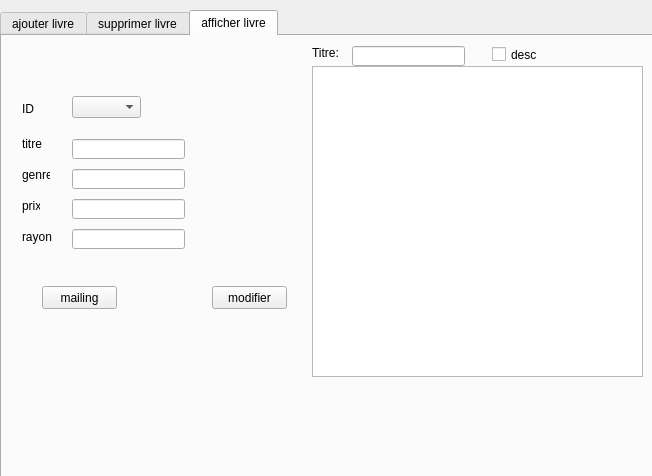
<?xml version="1.0" encoding="UTF-8"?>
<ui version="4.0">
 <class>gestion_livre</class>
 <widget class="QDialog" name="gestion_livre">
  <property name="geometry">
   <rect>
    <x>0</x>
    <y>0</y>
    <width>652</width>
    <height>476</height>
   </rect>
  </property>
  <property name="windowTitle">
   <string>Dialog</string>
  </property>
  <widget class="QTabWidget" name="tabWidget">
   <property name="geometry">
    <rect>
     <x>0</x>
     <y>10</y>
     <width>700</width>
     <height>500</height>
    </rect>
   </property>
   <property name="currentIndex">
    <number>2</number>
   </property>
   <widget class="QWidget" name="tab">
    <attribute name="title">
     <string>ajouter livre</string>
    </attribute>
    <widget class="QLabel" name="label">
     <property name="geometry">
      <rect>
       <x>50</x>
       <y>70</y>
       <width>16</width>
       <height>16</height>
      </rect>
     </property>
     <property name="styleSheet">
      <string notr="true">font: 75 10pt &quot;MS Shell Dlg 2&quot;;
font: 75 8pt &quot;MS Shell Dlg 2&quot;;</string>
     </property>
     <property name="text">
      <string>ID</string>
     </property>
    </widget>
    <widget class="QLabel" name="label_2">
     <property name="geometry">
      <rect>
       <x>50</x>
       <y>107</y>
       <width>20</width>
       <height>16</height>
      </rect>
     </property>
     <property name="text">
      <string>titre</string>
     </property>
    </widget>
    <widget class="QLabel" name="label_3">
     <property name="geometry">
      <rect>
       <x>50</x>
       <y>138</y>
       <width>28</width>
       <height>16</height>
      </rect>
     </property>
     <property name="text">
      <string>genre</string>
     </property>
    </widget>
    <widget class="QLabel" name="label_4">
     <property name="geometry">
      <rect>
       <x>50</x>
       <y>169</y>
       <width>18</width>
       <height>16</height>
      </rect>
     </property>
     <property name="text">
      <string>prix</string>
     </property>
    </widget>
    <widget class="QLabel" name="label_5">
     <property name="geometry">
      <rect>
       <x>50</x>
       <y>200</y>
       <width>32</width>
       <height>16</height>
      </rect>
     </property>
     <property name="text">
      <string>rayon</string>
     </property>
    </widget>
    <widget class="QLineEdit" name="lineEdit_id">
     <property name="geometry">
      <rect>
       <x>100</x>
       <y>70</y>
       <width>113</width>
       <height>20</height>
      </rect>
     </property>
    </widget>
    <widget class="QLineEdit" name="lineEdit_titre">
     <property name="geometry">
      <rect>
       <x>100</x>
       <y>110</y>
       <width>113</width>
       <height>20</height>
      </rect>
     </property>
    </widget>
    <widget class="QLineEdit" name="lineEdit_genre">
     <property name="geometry">
      <rect>
       <x>100</x>
       <y>140</y>
       <width>113</width>
       <height>20</height>
      </rect>
     </property>
    </widget>
    <widget class="QLineEdit" name="lineEdit_prix">
     <property name="geometry">
      <rect>
       <x>100</x>
       <y>170</y>
       <width>113</width>
       <height>20</height>
      </rect>
     </property>
    </widget>
    <widget class="QLineEdit" name="lineEdit_rayon">
     <property name="geometry">
      <rect>
       <x>100</x>
       <y>200</y>
       <width>113</width>
       <height>20</height>
      </rect>
     </property>
    </widget>
    <widget class="QPushButton" name="ajouter_pushButton">
     <property name="geometry">
      <rect>
       <x>240</x>
       <y>280</y>
       <width>75</width>
       <height>23</height>
      </rect>
     </property>
     <property name="text">
      <string>ajouter</string>
     </property>
    </widget>
   </widget>
   <widget class="QWidget" name="tab_4">
    <attribute name="title">
     <string>supprimer livre</string>
    </attribute>
    <widget class="QLineEdit" name="lineEdit_7">
     <property name="geometry">
      <rect>
       <x>80</x>
       <y>70</y>
       <width>113</width>
       <height>20</height>
      </rect>
     </property>
    </widget>
    <widget class="QPushButton" name="supprimer_pushButton">
     <property name="geometry">
      <rect>
       <x>240</x>
       <y>260</y>
       <width>75</width>
       <height>23</height>
      </rect>
     </property>
     <property name="text">
      <string>supprimer</string>
     </property>
    </widget>
    <widget class="QLabel" name="label_7">
     <property name="geometry">
      <rect>
       <x>50</x>
       <y>70</y>
       <width>32</width>
       <height>25</height>
      </rect>
     </property>
     <property name="text">
      <string>ID</string>
     </property>
    </widget>
   </widget>
   <widget class="QWidget" name="tab_3">
    <attribute name="title">
     <string>afficher livre</string>
    </attribute>
    <widget class="QTableView" name="tablivre">
     <property name="geometry">
      <rect>
       <x>310</x>
       <y>30</y>
       <width>331</width>
       <height>311</height>
      </rect>
     </property>
    </widget>
    <widget class="QLabel" name="label_6">
     <property name="geometry">
      <rect>
       <x>20</x>
       <y>60</y>
       <width>32</width>
       <height>25</height>
      </rect>
     </property>
     <property name="text">
      <string>ID</string>
     </property>
    </widget>
    <widget class="QPushButton" name="modifier_pushButton">
     <property name="geometry">
      <rect>
       <x>210</x>
       <y>250</y>
       <width>75</width>
       <height>23</height>
      </rect>
     </property>
     <property name="text">
      <string>modifier</string>
     </property>
    </widget>
    <widget class="QComboBox" name="comboBox_L">
     <property name="geometry">
      <rect>
       <x>70</x>
       <y>60</y>
       <width>69</width>
       <height>22</height>
      </rect>
     </property>
    </widget>
    <widget class="QLineEdit" name="lineEdit_rayon_2">
     <property name="geometry">
      <rect>
       <x>70</x>
       <y>193</y>
       <width>113</width>
       <height>20</height>
      </rect>
     </property>
    </widget>
    <widget class="QLineEdit" name="lineEdit_genre_2">
     <property name="geometry">
      <rect>
       <x>70</x>
       <y>133</y>
       <width>113</width>
       <height>20</height>
      </rect>
     </property>
    </widget>
    <widget class="QLabel" name="label_8">
     <property name="geometry">
      <rect>
       <x>20</x>
       <y>162</y>
       <width>18</width>
       <height>16</height>
      </rect>
     </property>
     <property name="text">
      <string>prix</string>
     </property>
    </widget>
    <widget class="QLabel" name="label_9">
     <property name="geometry">
      <rect>
       <x>20</x>
       <y>131</y>
       <width>28</width>
       <height>16</height>
      </rect>
     </property>
     <property name="text">
      <string>genre</string>
     </property>
    </widget>
    <widget class="QLabel" name="label_10">
     <property name="geometry">
      <rect>
       <x>20</x>
       <y>100</y>
       <width>20</width>
       <height>16</height>
      </rect>
     </property>
     <property name="text">
      <string>titre</string>
     </property>
    </widget>
    <widget class="QLabel" name="label_11">
     <property name="geometry">
      <rect>
       <x>20</x>
       <y>193</y>
       <width>32</width>
       <height>16</height>
      </rect>
     </property>
     <property name="text">
      <string>rayon</string>
     </property>
    </widget>
    <widget class="QLineEdit" name="lineEdit_prix_2">
     <property name="geometry">
      <rect>
       <x>70</x>
       <y>163</y>
       <width>113</width>
       <height>20</height>
      </rect>
     </property>
    </widget>
    <widget class="QLineEdit" name="lineEdit_titre_2">
     <property name="geometry">
      <rect>
       <x>70</x>
       <y>103</y>
       <width>113</width>
       <height>20</height>
      </rect>
     </property>
    </widget>
    <widget class="QCheckBox" name="checkBox">
     <property name="geometry">
      <rect>
       <x>490</x>
       <y>10</y>
       <width>70</width>
       <height>17</height>
      </rect>
     </property>
     <property name="text">
      <string>desc</string>
     </property>
    </widget>
    <widget class="QLineEdit" name="lineEdit">
     <property name="geometry">
      <rect>
       <x>350</x>
       <y>10</y>
       <width>113</width>
       <height>20</height>
      </rect>
     </property>
    </widget>
    <widget class="QLabel" name="label_12">
     <property name="geometry">
      <rect>
       <x>310</x>
       <y>10</y>
       <width>47</width>
       <height>13</height>
      </rect>
     </property>
     <property name="text">
      <string>Titre:</string>
     </property>
    </widget>
    <widget class="QPushButton" name="mail_pushButton">
     <property name="geometry">
      <rect>
       <x>40</x>
       <y>250</y>
       <width>75</width>
       <height>23</height>
      </rect>
     </property>
     <property name="text">
      <string>mailing</string>
     </property>
    </widget>
   </widget>
  </widget>
 </widget>
 <resources/>
 <connections/>
</ui>
